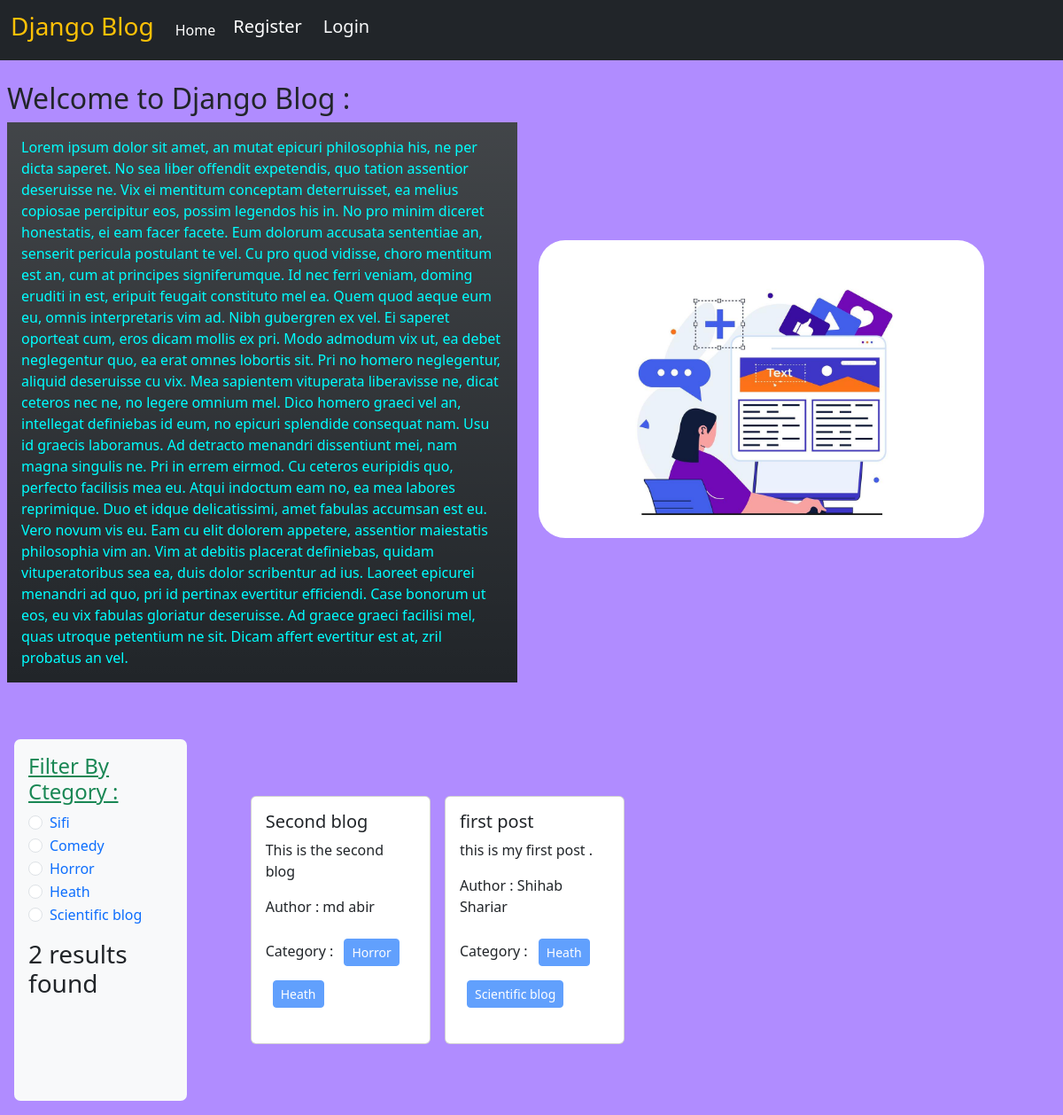
The page /category/heath/ on the database its author committed.
### categories/models.py (models this page shows, shortened)
class Category(models.Model):
    name = models.CharField(max_length=100)
    slug = models.SlugField(max_length=100 , null=True, blank=True , unique=True)

### posts/models.py (models this page shows, shortened)
class Post(models.Model):
    title = models.CharField(max_length=50)
    content = models.TextField()
    category = models.ManyToManyField(Category)
    author = models.ForeignKey(User, on_delete= models.CASCADE)

### blog_project/views.py (the view)
# urls.py: 2. Add a URL to urlpatterns:  path('', views.home, name='home')
def home(request, category_slug = None):
    data = Post.objects.all()
    if category_slug is not None :
        category = Category.objects.get(slug = category_slug)
        data = Post.objects.filter(category = category)
    categories = Category.objects.all()
    return render(request, 'home.html', {'data': data , 'category':categories})

### templates/home.html (shortened to what this page needs)
{% extends "base.html" %}
{% load static%}
{% block content%}
<div class="justify-content-center align-items-center mt-2 p-2 d-flex">
    <div class="col-6 mx-2 p-2"><h2>Welcome to Django Blog :</h2>
        <p class="bg-dark bg-gradient p-3 " style="color: cyan">Lorem ipsum dolor sit amet, an mutat epicuri philosophia his, ne per dicta saperet. No sea liber offendit expetendis, quo tation assentior deseruisse ne. Vix ei mentitum conceptam deterruisset, ea melius copiosae percipitur eos, possim legendos his in. No pro minim diceret honestatis, ei eam facer facete.
            Eum dolorum accusata sententiae an, senserit pericula postulant te vel. Cu pro quod vidisse, choro mentitum est an, cum at principes signiferumque. Id nec ferri veniam, doming eruditi in est, eripuit feugait constituto mel ea. Quem quod aeque eum eu, omnis interpretaris vim ad. Nibh gubergren ex vel.
            Ei saperet oporteat cum, eros dicam mollis ex pri. Modo admodum vix ut, ea debet neglegentur quo, ea erat omnes lobortis sit. Pri no homero neglegentur, aliquid deseruisse cu vix. Mea sapientem vituperata liberavisse ne, dicat ceteros nec ne, no legere omnium mel. Dico homero graeci vel an, intellegat definiebas id eum, no epicuri splendide consequat nam. Usu id graecis laboramus.
            Ad detracto menandri dissentiunt mei, nam magna singulis ne. Pri in errem eirmod. Cu ceteros euripidis quo, perfecto facilisis mea eu. Atqui indoctum eam no, ea mea labores reprimique. Duo et idque delicatissimi, amet fabulas accumsan est eu. Vero novum vis eu.
            Eam cu elit dolorem appetere, assentior maiestatis philosophia vim an. Vim at debitis placerat definiebas, quidam vituperatoribus sea ea, duis dolor scribentur ad ius. Laoreet epicurei menandri ad quo, pri id pertinax evertitur efficiendi. Case bonorum ut eos, eu vix fabulas gloriatur deseruisse. Ad graece graeci facilisi mel, quas utroque petentium ne sit. Dicam affert evertitur est at, zril probatus an vel.</p>
    </div>
    <div class="col-6 mx-2 ">
        <img src="./static/blog_image.jpg" style="width:85%; border-radius:30px;" alt="blog_image"/>
    </div>
</div>
<div class="d-flex p-3 mt-3">
    <div class="col-2 bg-light p-3" style="border-radius: 7px;">
        <h4 class="text-success mb-2"><u>Filter By Ctegory : </u></h4>
        {%for c in category.all%}
        <div class="form-check">
            <input class="form-check-input" type="radio" name="category" id="{{c.id}}">
            <label class="form-check-label" for="{{c.id}}">
             <a href="{% url 'category_filter' c.slug %}" style="text-decoration : none;"> {{c.name}} </a>
            </label>
        </div>
        {%endfor%}
        <h3 class="mt-3">{{ data | length }} results found </h3>
    </div>
        <div class="col-10 d-flex flex-wrap p-5 m-3">
            {% for post in data%}
                <div class="col-sm-3">
                    <div class="card mx-2">
                        <div class="card-body">
                            <h5 class="card-title">{{post.title}}</h5>
                            <p class="card-text">{{post.content}}</p>
                            <p> Author : {{post.author.first_name}} {{post.author.last_name}}</p>
                            <p>
                                Category :
                                {%for i in post.category.all%}
                                <button class="btn btn-primary btn-sm m-2" disabled >{{i.name}} </button>
                                {%endfor%}
                            </p>
                        </div>
                    </div>
                </div>
            {%endfor%}
        </div>
</div>
{%endblock%}

### rows shown on the page
Category: name "Sifi"
Category: name "Comedy"
Category: name "Horror"
Category: name "Heath"
Category: name "Scientific blog"
Post: title "Second blog", content "This is the second blog", author.first_name "md", author.last_name "abir"
Post: title "first post", content "this is my first post .", author.first_name "Shihab", author.last_name "Shariar"

### other values the page prints
{{ data | length }} "2"
